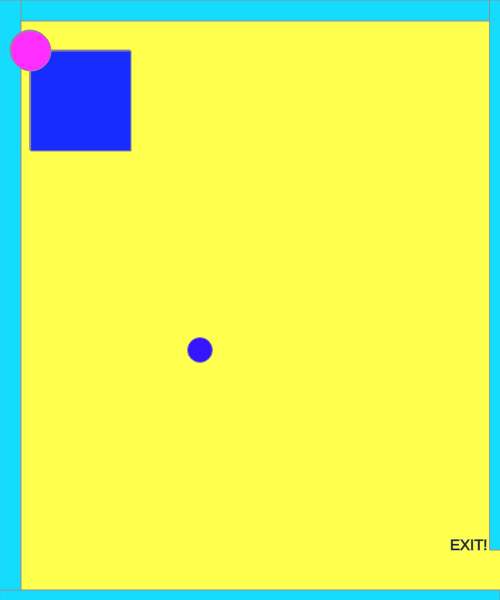
Frame 1 (no input)
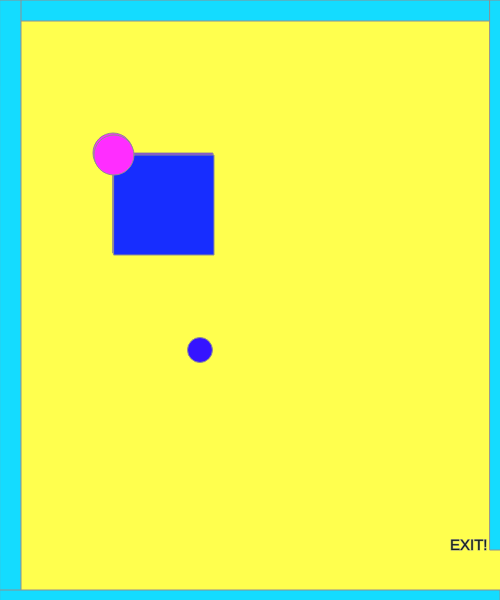
Frame 60 (no input)
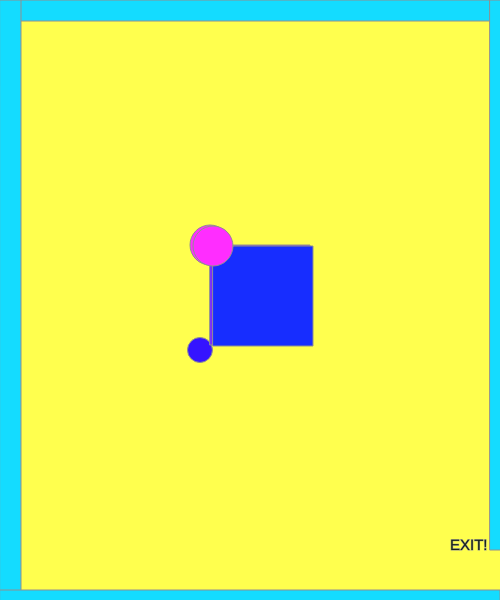
Frame 120 (the mouse pressed at the canvas centre since frame 60)

The p5.js sketch that drew these frames (run headless with seeded random() and noise() and a simulated clock; from frame 60 on, the mouse is pressed at the canvas centre):

// p5.js sketch
// ── sketch.js
// x and y for my character
var characterX = 90;
var characterY = 90;
// define the key codes for each letter
var w = 87; 
var s = 83;
var a = 65;
var d = 68;

// x and y for a shape
var shapeX = 30;
var shapeY = 50;
var shapeXSpeed;
var shapeYSpeed;

// create a shape when the mouse is clicked
var mouseShapeX;
var mouseShapeY;
function setup()
{
    createCanvas(500, 600);
    // get a random speed when the it first starts
    shapeXSpeed = Math.floor(Math.random() * (Math.floor(Math.random() * 5)) + 1);
    shapeYSpeed = Math.floor(Math.random() * (Math.floor(Math.random() * 5)) + 1);
    createCharacter(200,350);
}

function draw()
{
    background(420,425,78);
    stroke(144);
    fill(20,220,300);
    
  
    createBorders(21);

    createText();
  

    
    drawCharacter();
    characterMovement();

squareCharacter();
squareMovement();
    
    fill(23,45,314);
    square(shapeX, shapeY, 100);
    fill(523,45,614);
    circle(shapeX, shapeY, 40);

    
    if(characterX > width && characterY > width-50)
    {
        fill(155,34,27);
        stroke(2);
        textSize(70);
        text("You Win!", width/3-20, height/3-60);
    }

   
   
}
function squareMovement()
{
shapeXSpeed = Math.floor(Math.random() * (Math.floor(Math.random() * 5)) + 1);
shapeYSpeed = Math.floor(Math.random() * (Math.floor(Math.random() * 5)) + 1);


shapeX += shapeXSpeed;
shapeY += shapeYSpeed;

if(shapeX > width)
{
   shapeX = 0;
}
if(shapeX < 0)
{
   shapeX = width;
}
if(shapeY > height)
{
   shapeY = 0;
}
if(shapeY < 0)
{
   shapeY = height;
}

}

function squareCharacter()
{
    fill(520,120,230);
    square(mouseShapeX, mouseShapeY, 55);

}

function characterMovement()
{
    // handle the keys
    if(keyIsDown(w))
    {
        characterY -= 10;   
    }
    if(keyIsDown(s))
    {
        characterY += 10;   
    }
    if(keyIsDown(a))
    {
        characterX -= 10;   
       
    }
    if(keyIsDown(d))
    {
        characterX += 10;   
    }
}
function createCharacter(x,y)
{
    characterX = x;
    characterY = y;

}
function createText()
{
    textSize(15);
    fill(22,33,22);
    text("EXIT!", width-50,height-50)
}

function drawCharacter()
{
    fill(53,20,333);
    circle(characterX,characterY,25);
    fill(123,45,314);
    square(shapeX, shapeY, 100);
    fill(523,45,614);
    circle(shapeX, shapeY, 40);
}
function createBorders(thickness)
{
    
    rect(0,0,width,thickness);
    rect(0,0,thickness,height);  
    rect(0, height-10,width, thickness);
    rect(width-10,0,thickness,height-50);
}

function mouseClicked()
{
    mouseShapeX = mouseX;
    mouseShapeY = mouseY;
}
